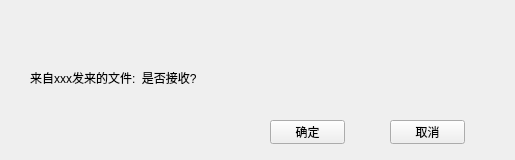
<?xml version="1.0" encoding="UTF-8"?>
<ui version="4.0">
 <class>ReceiveFileClass</class>
 <widget class="QWidget" name="ReceiveFileClass">
  <property name="geometry">
   <rect>
    <x>0</x>
    <y>0</y>
    <width>515</width>
    <height>160</height>
   </rect>
  </property>
  <property name="sizePolicy">
   <sizepolicy hsizetype="Fixed" vsizetype="Fixed">
    <horstretch>0</horstretch>
    <verstretch>0</verstretch>
   </sizepolicy>
  </property>
  <property name="minimumSize">
   <size>
    <width>515</width>
    <height>160</height>
   </size>
  </property>
  <property name="maximumSize">
   <size>
    <width>515</width>
    <height>160</height>
   </size>
  </property>
  <property name="windowTitle">
   <string>ReceiveFile</string>
  </property>
  <widget class="QWidget" name="titleWidget" native="true">
   <property name="geometry">
    <rect>
     <x>0</x>
     <y>0</y>
     <width>515</width>
     <height>50</height>
    </rect>
   </property>
   <property name="minimumSize">
    <size>
     <width>515</width>
     <height>50</height>
    </size>
   </property>
   <property name="titleskin" stdset="0">
    <bool>true</bool>
   </property>
  </widget>
  <widget class="QWidget" name="bodyWidget" native="true">
   <property name="geometry">
    <rect>
     <x>0</x>
     <y>50</y>
     <width>515</width>
     <height>110</height>
    </rect>
   </property>
   <property name="minimumSize">
    <size>
     <width>515</width>
     <height>110</height>
    </size>
   </property>
   <property name="maximumSize">
    <size>
     <width>515</width>
     <height>110</height>
    </size>
   </property>
   <property name="bottomskin" stdset="0">
    <bool>true</bool>
   </property>
   <widget class="QLabel" name="label">
    <property name="geometry">
     <rect>
      <x>30</x>
      <y>20</y>
      <width>401</width>
      <height>16</height>
     </rect>
    </property>
    <property name="text">
     <string>来自xxx发来的文件:  是否接收?</string>
    </property>
   </widget>
   <widget class="QPushButton" name="okBtn">
    <property name="geometry">
     <rect>
      <x>270</x>
      <y>70</y>
      <width>75</width>
      <height>24</height>
     </rect>
    </property>
    <property name="text">
     <string>确定</string>
    </property>
   </widget>
   <widget class="QPushButton" name="cancelBtn">
    <property name="geometry">
     <rect>
      <x>390</x>
      <y>70</y>
      <width>75</width>
      <height>24</height>
     </rect>
    </property>
    <property name="text">
     <string>取消</string>
    </property>
   </widget>
  </widget>
 </widget>
 <layoutdefault spacing="6" margin="11"/>
 <resources/>
 <connections/>
</ui>
